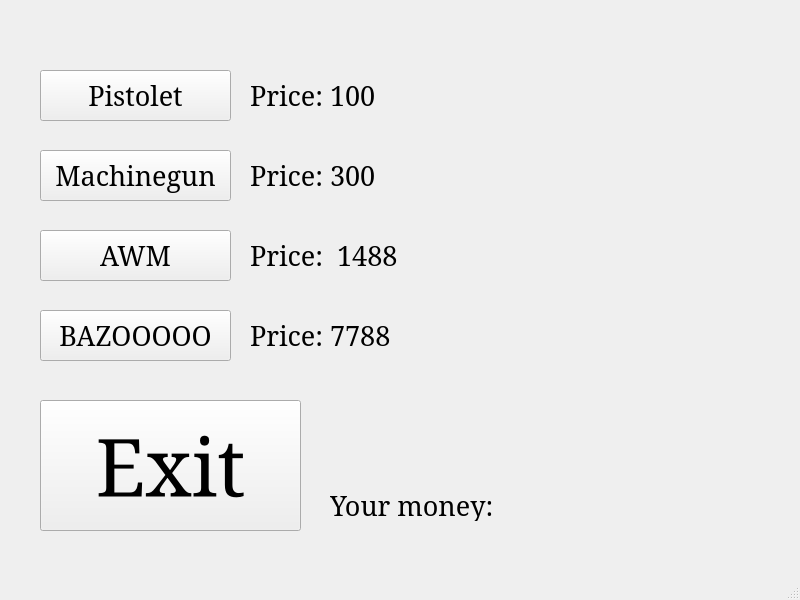
<?xml version="1.0" encoding="UTF-8"?>
<ui version="4.0">
 <class>Weapon_shop</class>
 <widget class="QMainWindow" name="Weapon_shop">
  <property name="geometry">
   <rect>
    <x>0</x>
    <y>0</y>
    <width>800</width>
    <height>600</height>
   </rect>
  </property>
  <property name="windowTitle">
   <string>MainWindow</string>
  </property>
  <widget class="QWidget" name="centralwidget">
   <widget class="QPushButton" name="pushButton_Pistolet">
    <property name="geometry">
     <rect>
      <x>40</x>
      <y>70</y>
      <width>191</width>
      <height>51</height>
     </rect>
    </property>
    <property name="font">
     <font>
      <family>MS Serif</family>
      <pointsize>20</pointsize>
     </font>
    </property>
    <property name="text">
     <string>Pistolet</string>
    </property>
   </widget>
   <widget class="QPushButton" name="pushButton_Bazoo">
    <property name="geometry">
     <rect>
      <x>40</x>
      <y>310</y>
      <width>191</width>
      <height>51</height>
     </rect>
    </property>
    <property name="font">
     <font>
      <family>MS Serif</family>
      <pointsize>20</pointsize>
     </font>
    </property>
    <property name="text">
     <string>BAZOOOOO</string>
    </property>
   </widget>
   <widget class="QPushButton" name="pushButton_Machinegun">
    <property name="geometry">
     <rect>
      <x>40</x>
      <y>150</y>
      <width>191</width>
      <height>51</height>
     </rect>
    </property>
    <property name="font">
     <font>
      <family>MS Serif</family>
      <pointsize>20</pointsize>
     </font>
    </property>
    <property name="text">
     <string>Machinegun</string>
    </property>
   </widget>
   <widget class="QLabel" name="label_cost4">
    <property name="geometry">
     <rect>
      <x>250</x>
      <y>320</y>
      <width>211</width>
      <height>31</height>
     </rect>
    </property>
    <property name="font">
     <font>
      <family>MS Serif</family>
      <pointsize>20</pointsize>
     </font>
    </property>
    <property name="text">
     <string>Price: 7788</string>
    </property>
   </widget>
   <widget class="QLabel" name="label_cost1">
    <property name="geometry">
     <rect>
      <x>250</x>
      <y>80</y>
      <width>261</width>
      <height>31</height>
     </rect>
    </property>
    <property name="font">
     <font>
      <family>MS Serif</family>
      <pointsize>20</pointsize>
     </font>
    </property>
    <property name="text">
     <string>Price: 100</string>
    </property>
   </widget>
   <widget class="QLabel" name="label_cost3">
    <property name="geometry">
     <rect>
      <x>250</x>
      <y>230</y>
      <width>231</width>
      <height>51</height>
     </rect>
    </property>
    <property name="font">
     <font>
      <family>MS Serif</family>
      <pointsize>20</pointsize>
     </font>
    </property>
    <property name="text">
     <string>Price:  1488</string>
    </property>
   </widget>
   <widget class="QPushButton" name="pushButton_Return">
    <property name="geometry">
     <rect>
      <x>40</x>
      <y>400</y>
      <width>261</width>
      <height>131</height>
     </rect>
    </property>
    <property name="font">
     <font>
      <family>MS Serif</family>
      <pointsize>60</pointsize>
     </font>
    </property>
    <property name="text">
     <string>Exit</string>
    </property>
   </widget>
   <widget class="QPushButton" name="pushButton_AWM">
    <property name="geometry">
     <rect>
      <x>40</x>
      <y>230</y>
      <width>191</width>
      <height>51</height>
     </rect>
    </property>
    <property name="font">
     <font>
      <family>MS Serif</family>
      <pointsize>20</pointsize>
     </font>
    </property>
    <property name="text">
     <string>AWM</string>
    </property>
   </widget>
   <widget class="QLabel" name="label_cost2">
    <property name="geometry">
     <rect>
      <x>250</x>
      <y>160</y>
      <width>231</width>
      <height>31</height>
     </rect>
    </property>
    <property name="font">
     <font>
      <family>MS Serif</family>
      <pointsize>20</pointsize>
     </font>
    </property>
    <property name="text">
     <string>Price: 300</string>
    </property>
   </widget>
   <widget class="QLabel" name="label_Money">
    <property name="geometry">
     <rect>
      <x>330</x>
      <y>490</y>
      <width>401</width>
      <height>31</height>
     </rect>
    </property>
    <property name="font">
     <font>
      <family>MS Serif</family>
      <pointsize>20</pointsize>
     </font>
    </property>
    <property name="text">
     <string>Your money: </string>
    </property>
   </widget>
   <widget class="QLabel" name="label_WoodenBackground">
    <property name="geometry">
     <rect>
      <x>10</x>
      <y>60</y>
      <width>461</width>
      <height>321</height>
     </rect>
    </property>
    <property name="text">
     <string/>
    </property>
   </widget>
   <widget class="QLabel" name="label_BackgroundMoney">
    <property name="geometry">
     <rect>
      <x>320</x>
      <y>480</y>
      <width>291</width>
      <height>51</height>
     </rect>
    </property>
    <property name="text">
     <string/>
    </property>
   </widget>
   <widget class="QLabel" name="label_WhiteOnDesk">
    <property name="geometry">
     <rect>
      <x>240</x>
      <y>80</y>
      <width>171</width>
      <height>281</height>
     </rect>
    </property>
    <property name="text">
     <string/>
    </property>
   </widget>
   <zorder>label_WoodenBackground</zorder>
   <zorder>label_WhiteOnDesk</zorder>
   <zorder>label_cost3</zorder>
   <zorder>label_cost4</zorder>
   <zorder>label_BackgroundMoney</zorder>
   <zorder>pushButton_Pistolet</zorder>
   <zorder>pushButton_Bazoo</zorder>
   <zorder>pushButton_Machinegun</zorder>
   <zorder>label_cost1</zorder>
   <zorder>pushButton_Return</zorder>
   <zorder>pushButton_AWM</zorder>
   <zorder>label_cost2</zorder>
   <zorder>label_Money</zorder>
  </widget>
  <widget class="QMenuBar" name="menubar">
   <property name="geometry">
    <rect>
     <x>0</x>
     <y>0</y>
     <width>800</width>
     <height>17</height>
    </rect>
   </property>
  </widget>
  <widget class="QStatusBar" name="statusbar"/>
 </widget>
 <resources/>
 <connections/>
</ui>
